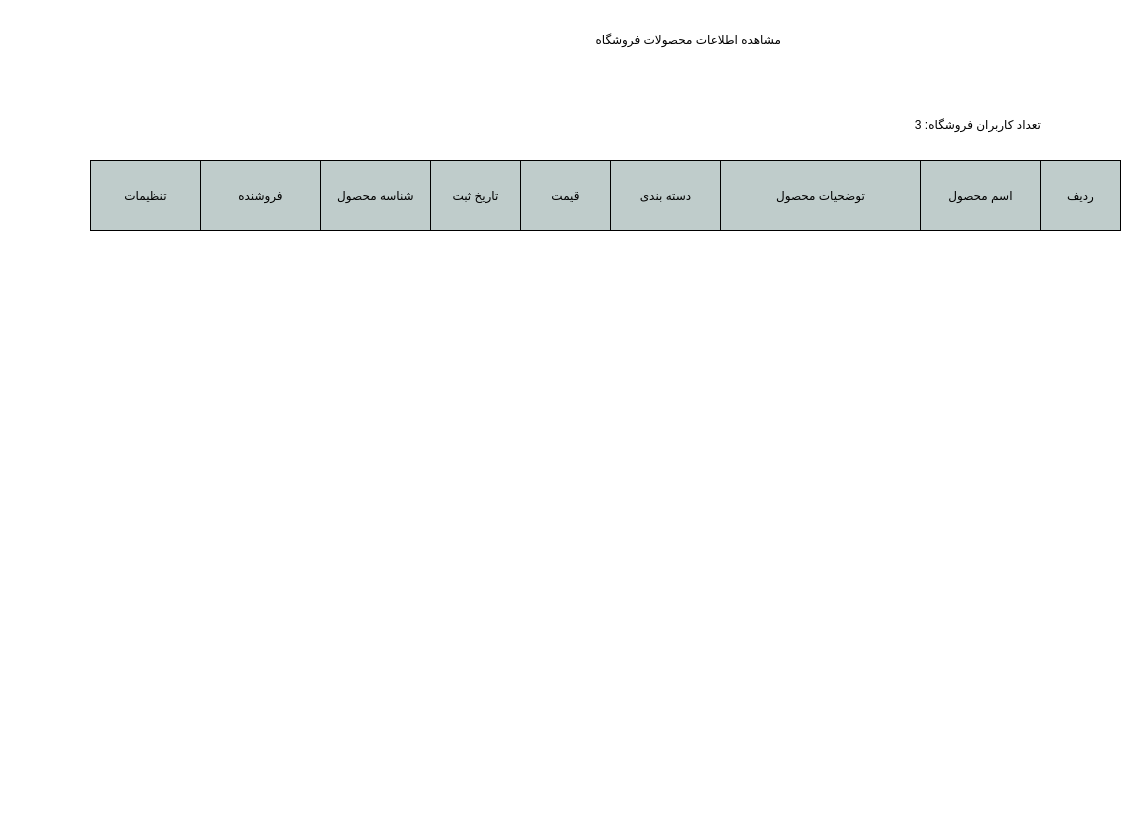
<?xml version="1.0" encoding="UTF-8"?>
<ui version="4.0">
 <class>mainWindow</class>
 <widget class="QDialog" name="mainWindow">
  <property name="geometry">
   <rect>
    <x>0</x>
    <y>0</y>
    <width>1122</width>
    <height>832</height>
   </rect>
  </property>
  <property name="windowTitle">
   <string>Dialog</string>
  </property>
  <property name="styleSheet">
   <string notr="true">#mainWindow{
background-color : #fff
}</string>
  </property>
  <widget class="QWidget" name="headerSection" native="true">
   <property name="geometry">
    <rect>
     <x>0</x>
     <y>-1</y>
     <width>1121</width>
     <height>161</height>
    </rect>
   </property>
   <property name="styleSheet">
    <string notr="true">#headerSection{
	border : 1px solid #fff

}</string>
   </property>
   <widget class="QLabel" name="label">
    <property name="geometry">
     <rect>
      <x>230</x>
      <y>20</y>
      <width>551</width>
      <height>41</height>
     </rect>
    </property>
    <property name="styleSheet">
     <string notr="true">font: 22pt &quot;B narm&quot;;</string>
    </property>
    <property name="text">
     <string>مشاهده اطلاعات محصولات فروشگاه</string>
    </property>
   </widget>
   <widget class="QLabel" name="count_lbl">
    <property name="geometry">
     <rect>
      <x>590</x>
      <y>110</y>
      <width>451</width>
      <height>31</height>
     </rect>
    </property>
    <property name="styleSheet">
     <string notr="true">font: 14pt &quot;B Nazanin&quot;;</string>
    </property>
    <property name="text">
     <string>تعداد کاربران فروشگاه: 3 </string>
    </property>
   </widget>
  </widget>
  <widget class="QWidget" name="widget" native="true">
   <property name="geometry">
    <rect>
     <x>0</x>
     <y>160</y>
     <width>1121</width>
     <height>81</height>
    </rect>
   </property>
   <widget class="QPushButton" name="pushButton_43">
    <property name="geometry">
     <rect>
      <x>920</x>
      <y>0</y>
      <width>121</width>
      <height>71</height>
     </rect>
    </property>
    <property name="styleSheet">
     <string notr="true">border:1px solid #000;
background-color: rgb(191, 204, 203);</string>
    </property>
    <property name="text">
     <string>اسم محصول</string>
    </property>
   </widget>
   <widget class="QPushButton" name="pushButton_44">
    <property name="geometry">
     <rect>
      <x>720</x>
      <y>0</y>
      <width>201</width>
      <height>71</height>
     </rect>
    </property>
    <property name="styleSheet">
     <string notr="true">border:1px solid #000;
background-color: rgb(191, 204, 203);</string>
    </property>
    <property name="text">
     <string>توضحیات محصول</string>
    </property>
   </widget>
   <widget class="QPushButton" name="pushButton_45">
    <property name="geometry">
     <rect>
      <x>520</x>
      <y>0</y>
      <width>91</width>
      <height>71</height>
     </rect>
    </property>
    <property name="styleSheet">
     <string notr="true">border:1px solid #000;
background-color: rgb(191, 204, 203);</string>
    </property>
    <property name="text">
     <string>قیمت</string>
    </property>
   </widget>
   <widget class="QPushButton" name="pushButton_46">
    <property name="geometry">
     <rect>
      <x>1040</x>
      <y>0</y>
      <width>81</width>
      <height>71</height>
     </rect>
    </property>
    <property name="styleSheet">
     <string notr="true">border:1px solid #000;
background-color: rgb(191, 204, 203);</string>
    </property>
    <property name="text">
     <string>ردیف</string>
    </property>
   </widget>
   <widget class="QPushButton" name="pushButton_47">
    <property name="geometry">
     <rect>
      <x>430</x>
      <y>0</y>
      <width>91</width>
      <height>71</height>
     </rect>
    </property>
    <property name="styleSheet">
     <string notr="true">border:1px solid #000;
background-color: rgb(191, 204, 203);</string>
    </property>
    <property name="text">
     <string>تاریخ ثبت</string>
    </property>
   </widget>
   <widget class="QPushButton" name="pushButton_48">
    <property name="geometry">
     <rect>
      <x>320</x>
      <y>0</y>
      <width>111</width>
      <height>71</height>
     </rect>
    </property>
    <property name="styleSheet">
     <string notr="true">border:1px solid #000;
background-color: rgb(191, 204, 203);</string>
    </property>
    <property name="text">
     <string>شناسه محصول</string>
    </property>
   </widget>
   <widget class="QLabel" name="label_8">
    <property name="geometry">
     <rect>
      <x>20</x>
      <y>10</y>
      <width>55</width>
      <height>51</height>
     </rect>
    </property>
    <property name="text">
     <string/>
    </property>
    <property name="pixmap">
     <pixmap>../Tools/imgs/refresh_btn.jpg</pixmap>
    </property>
   </widget>
   <widget class="QPushButton" name="pushButton_49">
    <property name="geometry">
     <rect>
      <x>200</x>
      <y>0</y>
      <width>121</width>
      <height>71</height>
     </rect>
    </property>
    <property name="styleSheet">
     <string notr="true">border:1px solid #000;
background-color: rgb(191, 204, 203);</string>
    </property>
    <property name="text">
     <string>فروشنده</string>
    </property>
   </widget>
   <widget class="QPushButton" name="pushButton_50">
    <property name="geometry">
     <rect>
      <x>90</x>
      <y>0</y>
      <width>111</width>
      <height>71</height>
     </rect>
    </property>
    <property name="styleSheet">
     <string notr="true">border:1px solid #000;
background-color: rgb(191, 204, 203);</string>
    </property>
    <property name="text">
     <string>تنظیمات</string>
    </property>
   </widget>
   <widget class="QPushButton" name="Refresh_Btn">
    <property name="geometry">
     <rect>
      <x>20</x>
      <y>10</y>
      <width>51</width>
      <height>51</height>
     </rect>
    </property>
    <property name="cursor">
     <cursorShape>PointingHandCursor</cursorShape>
    </property>
    <property name="styleSheet">
     <string notr="true">#Refresh_Btn{
border : none;
background-color:transparent;
}</string>
    </property>
    <property name="text">
     <string/>
    </property>
   </widget>
   <widget class="QPushButton" name="pushButton_51">
    <property name="geometry">
     <rect>
      <x>610</x>
      <y>0</y>
      <width>111</width>
      <height>71</height>
     </rect>
    </property>
    <property name="styleSheet">
     <string notr="true">border:1px solid #000;
background-color: rgb(191, 204, 203);</string>
    </property>
    <property name="text">
     <string>دسته بندی</string>
    </property>
   </widget>
  </widget>
 </widget>
 <resources/>
 <connections/>
</ui>
